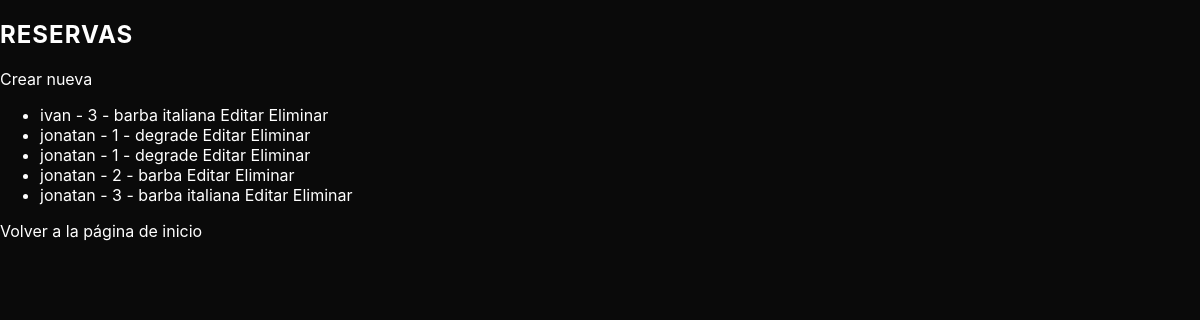
The app's page /reservas/, older data.
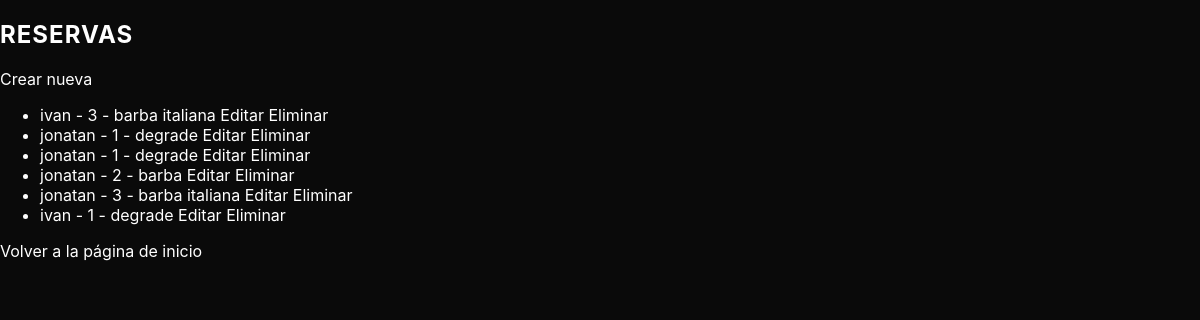
The same page, newer data.
### corte/models.py (models this page shows, shortened)
class Reserva(models.Model):
    nombre = models.CharField(max_length=100)
    telefono = models.CharField(max_length=20)
    corte = models.ForeignKey(Corte, on_delete=models.CASCADE)

class Corte(models.Model):
    name = models.CharField(max_length=100)
    precio =models.IntegerField()
    descripcion =models.TextField(max_length=250)
    def __str__(self):
        return f'{self.id} - {self.name}'

### corte/views.py (the view)
# urls.py: path('reservas/', views.lista_reservas, name='lista_reservas'),
def lista_reservas(request):
    reservas = Reserva.objects.all()
    return render(request, 'corte/lista_reservas.html', {'reservas': reservas})

### corte/templates/corte/lista_reservas.html
{% extends "corte/base.html" %}
{% block body %}
<h2>Reservas</h2>
<a href="{% url 'corte' %}">Crear nueva</a>
<ul>
    {% for r in reservas %}
        <li>
            {{ r.nombre }} - {{ r.corte }}
            <a href="{% url 'editar_reserva' r.id %}">Editar</a>
            <a href="{% url 'eliminar_reserva' r.id %}">Eliminar</a>
        </li>
    {% endfor %}
</ul>
<a href="{% url 'bienvenida' %}">Volver a la página de inicio</a>
{% endblock %}

Row changes from the older to the newer data that the page shows:
added Reserva: nombre "ivan", corte "1 - degrade"
